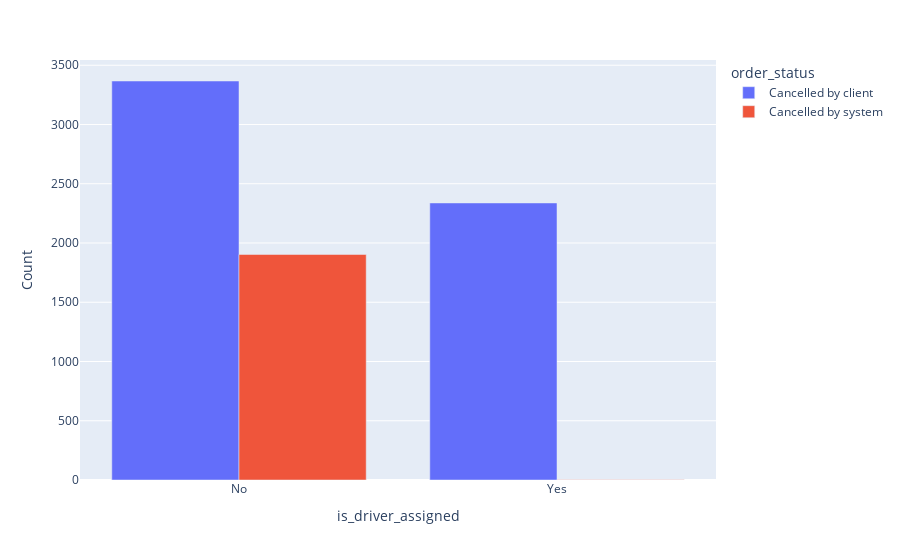

The cell this chart's notebook holds for it:
### Code cell
data = df_new.groupby(['is_driver_assigned', 'order_status']).size().rename("Count").reset_index()

fig = px.bar(data, x="is_driver_assigned", y="Count", color='order_status',
       barmode='group')
fig.show()

### Figure 1 — Plotly figure (JSON) as saved in the notebook; plotly's stock layout.template omitted (floating-point values rounded to 4 significant figures)
{"data": [{"alignmentgroup": "True", "hovertemplate": "order_status=Cancelled by client<br>is_driver_assigned=%{x}<br>Count=%{y}<extra></extra>", "legendgroup": "Cancelled by client", "marker": {"color": "#636efa", "pattern": {"shape": ""}}, "name": "Cancelled by client", "offsetgroup": "Cancelled by client", "orientation": "v", "showlegend": true, "textposition": "auto", "type": "bar", "x": ["No", "Yes"], "xaxis": "x", "y": [3367, 2338], "yaxis": "y"}, {"alignmentgroup": "True", "hovertemplate": "order_status=Cancelled by system<br>is_driver_assigned=%{x}<br>Count=%{y}<extra></extra>", "legendgroup": "Cancelled by system", "marker": {"color": "#EF553B", "pattern": {"shape": ""}}, "name": "Cancelled by system", "offsetgroup": "Cancelled by system", "orientation": "v", "showlegend": true, "textposition": "auto", "type": "bar", "x": ["No", "Yes"], "xaxis": "x", "y": [1903, 2], "yaxis": "y"}], "layout": {"barmode": "group", "legend": {"title": {"text": "order_status"}, "tracegroupgap": 0}, "margin": {"t": 60}, "xaxis": {"anchor": "y", "domain": [0, 1], "title": {"text": "is_driver_assigned"}}, "yaxis": {"anchor": "x", "domain": [0, 1], "title": {"text": "Count"}}}}
